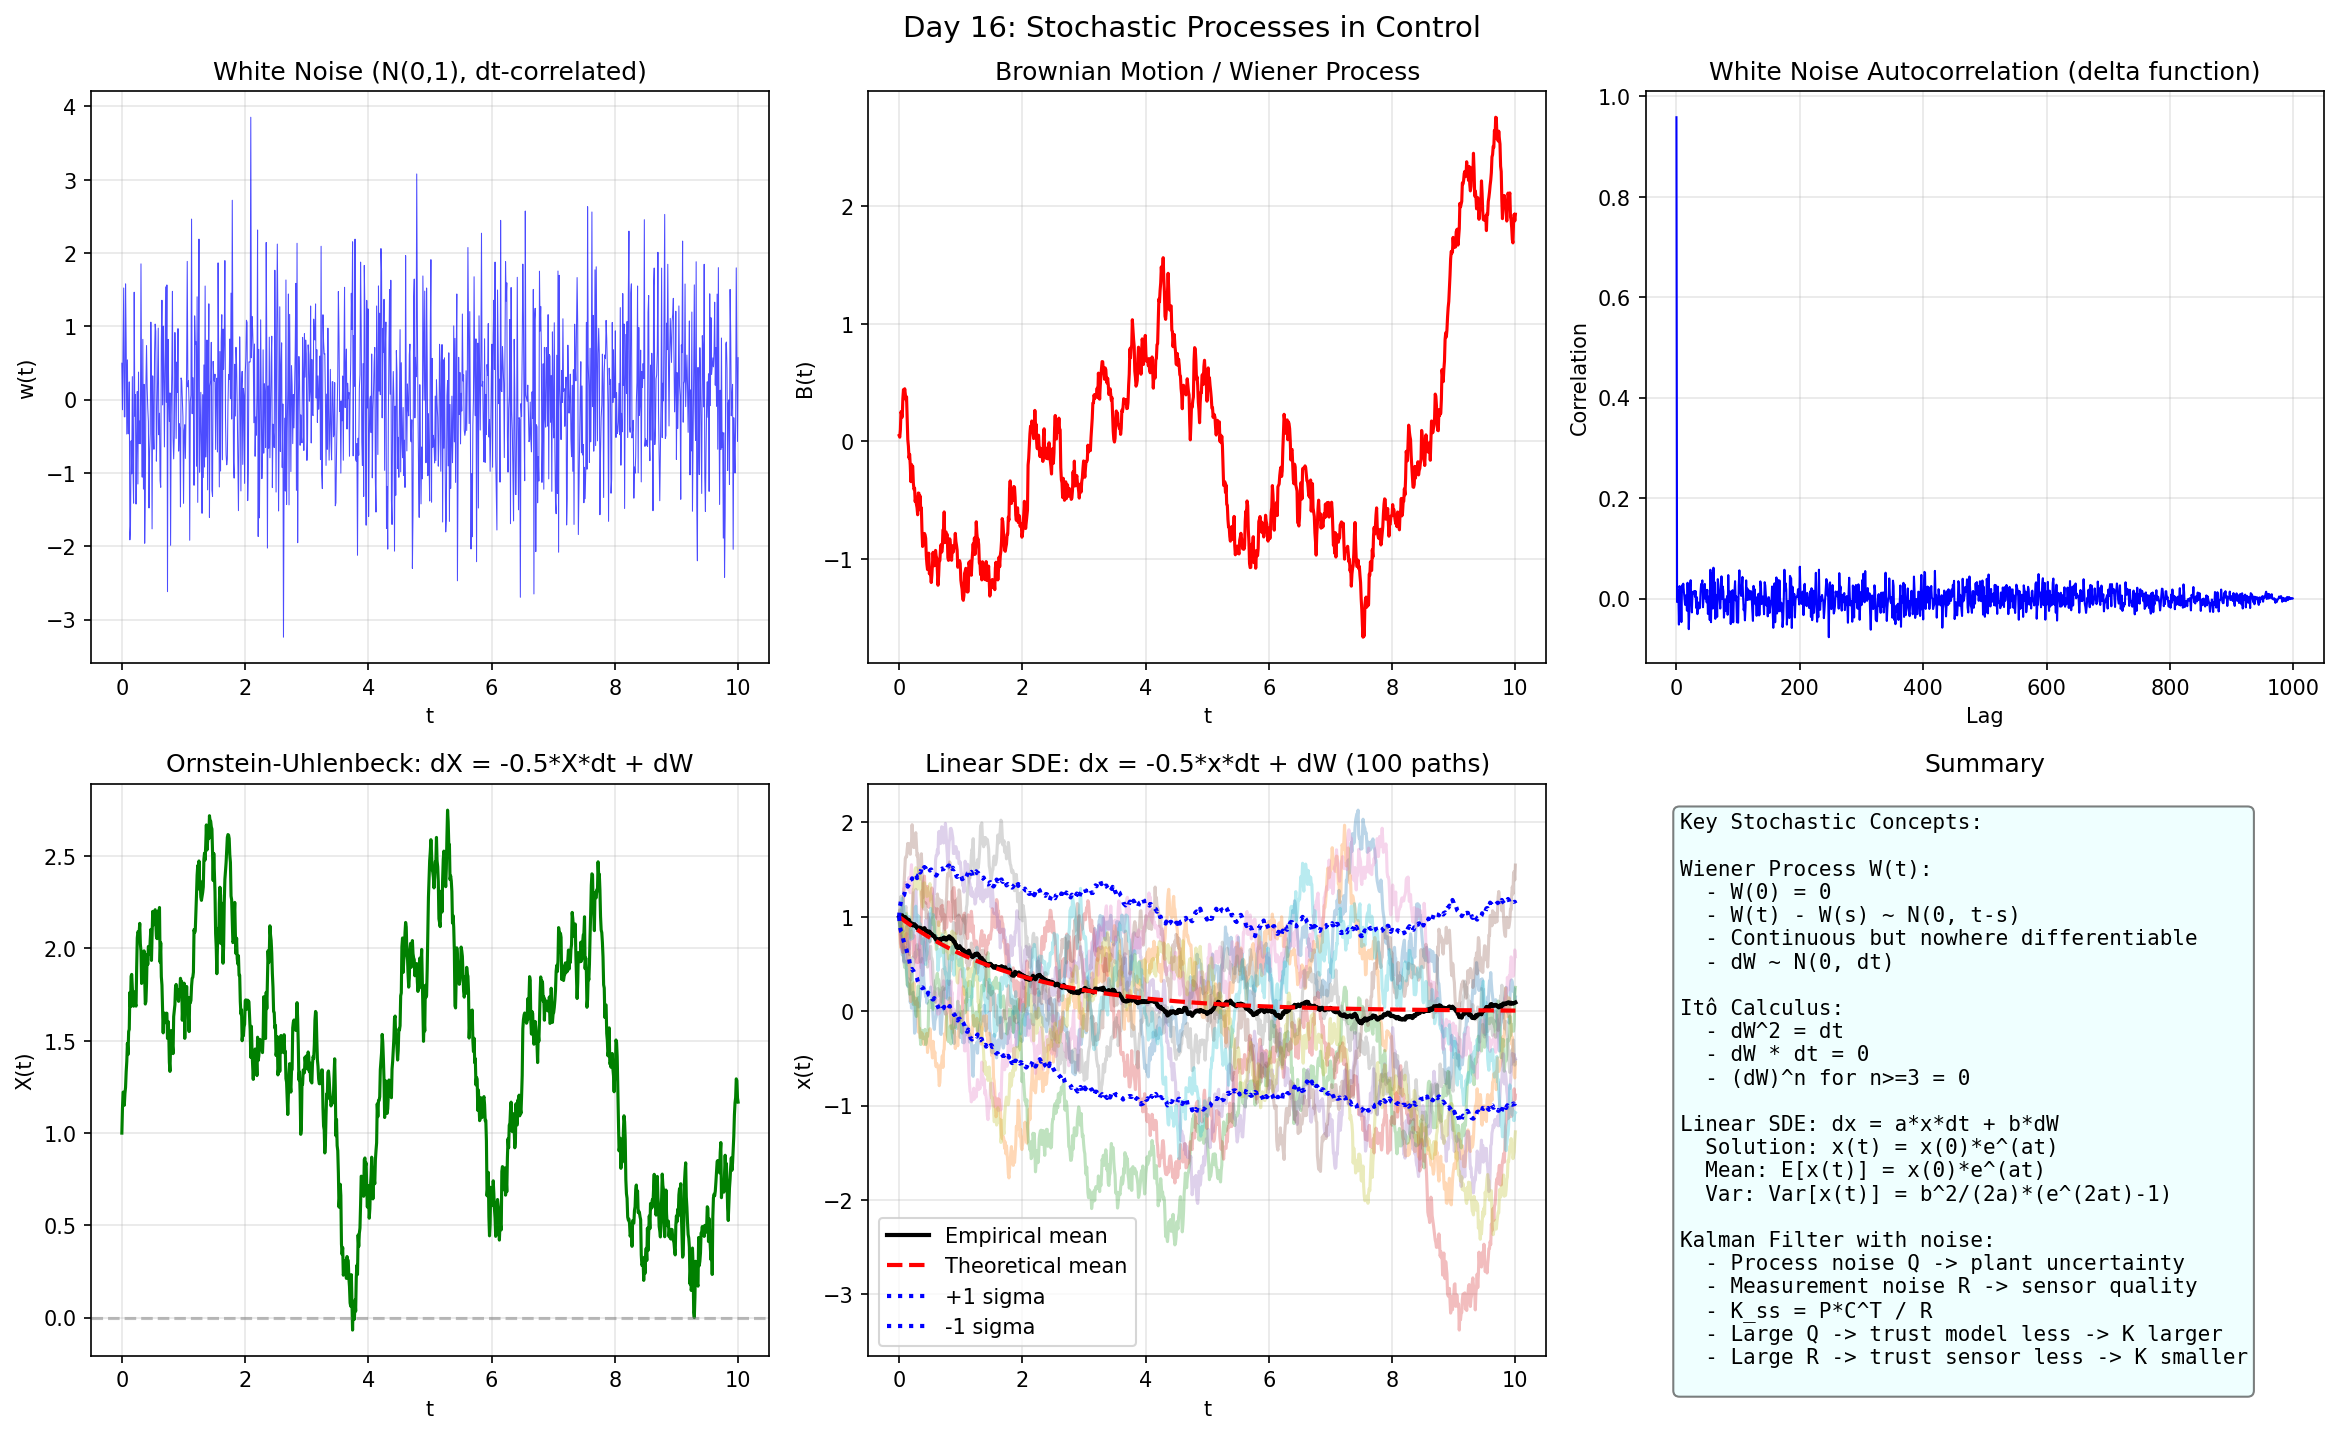

This figure's Python source:
import numpy as np
import matplotlib
matplotlib.use('Agg')
import matplotlib.pyplot as plt

print("=" * 60)
print("Day 16: Stochastic Processes + Random Control")
print("=" * 60)

# ===== Random Process Basics =====
np.random.seed(42)
T = 10.0
dt = 0.01
N = int(T / dt)
t = np.linspace(0, T, N)

# White noise (idealized)
white = np.random.randn(N)
# Integrated noise (Brownian motion / Wiener process)
brownian = np.cumsum(white) * np.sqrt(dt)

fig, axes = plt.subplots(2, 3, figsize=(16, 10))
fig.suptitle('Day 16: Stochastic Processes in Control', fontsize=14)

ax = axes[0, 0]
ax.plot(t, white, 'b-', lw=0.5, alpha=0.7)
ax.set_xlabel('t')
ax.set_ylabel('w(t)')
ax.set_title('White Noise (N(0,1), dt-correlated)')
ax.grid(True, alpha=0.3)

ax = axes[0, 1]
ax.plot(t, brownian, 'r-', lw=1.5)
ax.set_xlabel('t')
ax.set_ylabel('B(t)')
ax.set_title('Brownian Motion / Wiener Process')
ax.grid(True, alpha=0.3)

ax = axes[0, 2]
# Correlation of white noise
corr_white = np.correlate(white[:1000], white[:1000], 'full') / 1000
ax.plot(corr_white[len(corr_white)//2:], 'b-', lw=1)
ax.set_xlabel('Lag')
ax.set_ylabel('Correlation')
ax.set_title('White Noise Autocorrelation (delta function)')
ax.grid(True, alpha=0.3)

# ===== Ornstein-Uhlenbeck Process =====
# dX = -theta*X*dt + sigma*dW
# Mean-reverting process (continuous-time AR(1))
theta, sigma = 0.5, 1.0
X = np.zeros(N)
X[0] = 1.0
dW = np.sqrt(dt) * np.random.randn(N)

for i in range(N-1):
    X[i+1] = X[i] + (-theta * X[i]) * dt + sigma * dW[i]

ax = axes[1, 0]
ax.plot(t, X, 'g-', lw=1.5)
ax.axhline(y=0, color='gray', ls='--', alpha=0.5)
ax.set_xlabel('t')
ax.set_ylabel('X(t)')
ax.set_title('Ornstein-Uhlenbeck: dX = -0.5*X*dt + dW')
ax.grid(True, alpha=0.3)

# ===== Linear Stochastic System =====
# dx = a*x*dt + b*dW
# Solution: x(t) = x(0)*exp(a*t) + b*integral(exp(a*(t-s))dW)
# Mean: E[x(t)] = x(0)*exp(a*t)
# Var: Var[x(t)] = b^2/(2a)*(exp(2a*t) - 1)

a, b = -0.5, 1.0
x0 = 1.0
n_paths = 100
X_paths = np.zeros((n_paths, N))

for p in range(n_paths):
    X_p = np.zeros(N)
    X_p[0] = x0
    dW_p = np.sqrt(dt) * np.random.randn(N)
    for i in range(N-1):
        X_p[i+1] = X_p[i] + a * X_p[i] * dt + b * dW_p[i]
    X_paths[p] = X_p

mean_x = np.mean(X_paths, axis=0)
var_x = np.var(X_paths, axis=0)
theoretical_mean = x0 * np.exp(a * t)
theoretical_var = (b**2 / (2*a)) * (np.exp(2*a*t) - 1) if a != 0 else b**2 * t

ax = axes[1, 1]
for p in range(10):
    ax.plot(t, X_paths[p], alpha=0.3)
ax.plot(t, mean_x, 'black', lw=2, label='Empirical mean')
ax.plot(t, theoretical_mean, 'r--', lw=2, label='Theoretical mean')
ax.plot(t, mean_x + np.sqrt(var_x), 'b:', lw=2, label='+1 sigma')
ax.plot(t, mean_x - np.sqrt(var_x), 'b:', lw=2, label='-1 sigma')
ax.set_xlabel('t')
ax.set_ylabel('x(t)')
ax.set_title('Linear SDE: dx = -0.5*x*dt + dW (100 paths)')
ax.legend()
ax.grid(True, alpha=0.3)

# ===== Discrete-time Kalman Filter with Random Walk =====
ax = axes[1, 2]
ax.axis('off')
txt = ("""Key Stochastic Concepts:

Wiener Process W(t):
  - W(0) = 0
  - W(t) - W(s) ~ N(0, t-s)
  - Continuous but nowhere differentiable
  - dW ~ N(0, dt)

Itô Calculus:
  - dW^2 = dt
  - dW * dt = 0
  - (dW)^n for n>=3 = 0

Linear SDE: dx = a*x*dt + b*dW
  Solution: x(t) = x(0)*e^(at)
  Mean: E[x(t)] = x(0)*e^(at)
  Var: Var[x(t)] = b^2/(2a)*(e^(2at)-1)

Kalman Filter with noise:
  - Process noise Q -> plant uncertainty
  - Measurement noise R -> sensor quality
  - K_ss = P*C^T / R
  - Large Q -> trust model less -> K larger
  - Large R -> trust sensor less -> K smaller
""")
ax.text(0.05, 0.95, txt, transform=ax.transAxes, va='top', fontsize=10,
        fontfamily='monospace', bbox=dict(boxstyle='round', facecolor='lightcyan', alpha=0.5))
ax.set_title('Summary')

plt.tight_layout()
plt.savefig('C:/Users/WUccc/.openclaw/workspace/notes/工程控制论/code/day16_stochastic.png', dpi=150, bbox_inches='tight')
print("\nFigure saved!")

# ===== Kalman Filter with Random Disturbance =====
print("\n" + "=" * 60)
print("Kalman Filter: Process Noise + Measurement Noise")
print("=" * 60)
print("""
System:
  x_k+1 = A*x_k + B*u_k + w_k   (w_k ~ N(0, Q))
  y_k = C*x_k + v_k              (v_k ~ N(0, R))

Kalman Gain (steady-state):
  P = A*P*A' + Q - A*P*C'*S^-1*C*P*A + ...  (Riccati)
  K = P*C'*R^-1

Design insight:
  Q large -> plant noise large -> rely less on model -> K larger
  R large -> sensor noise large -> rely less on measurement -> K smaller

This is why Kalman filter is "optimal" - it optimally trades off
between model prediction and actual measurement based on their
relative uncertainty.
""")
